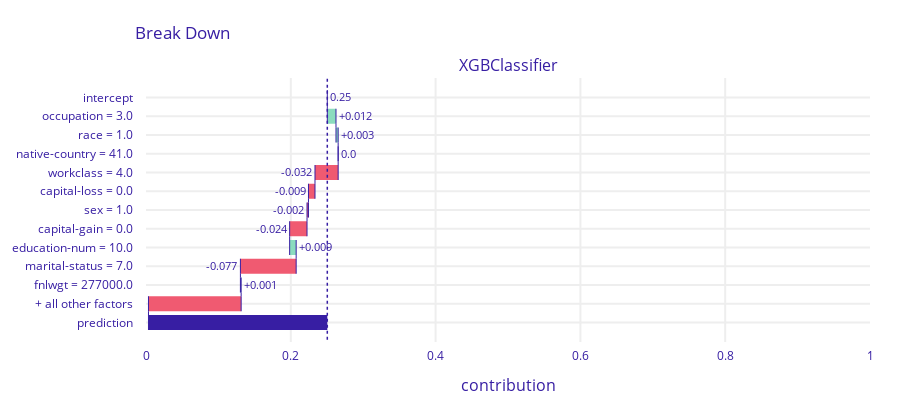

Source (notebook cell):
### Code cell
exp.predict_parts(test_set.iloc[9, :], type='break_down').plot(min_max=[0,1])

### Figure 1 — Plotly figure (JSON) as saved in the notebook; plotly's stock layout.template omitted (floating-point values rounded to 4 significant figures)
{"data": [{"base": 0.2504, "connector": {"line": {"color": "#371ea3", "dash": "solid", "width": 1}, "mode": "spanning"}, "decreasing": {"marker": {"color": "#f05a71"}}, "hoverinfo": "text+delta", "hoverlabel": {"bgcolor": "rgba(0,0,0,0.8)"}, "hovertext": ["Average response: 0.25<br>Prediction: 0.0", "occupation = 3.0<br>increases average response by", "race = 1.0<br>increases average response by", "native-country = 41.0<br>decreases average response by", "workclass = 4.0<br>decreases average response by", "capital-loss = 0.0<br>decreases average response by", "sex = 1.0<br>decreases average response by", "capital-gain = 0.0<br>decreases average response by", "education-num = 10.0<br>increases average response by", "marital-status = 7.0<br>decreases average response by", "fnlwgt = 277000.0<br>increases average response by", "+ all other factors<br>decreases average response by", "Average response: 0.25<br>Prediction: 0.0"], "increasing": {"marker": {"color": "#8bdcbe"}}, "measure": ["relative", "relative", "relative", "relative", "relative", "relative", "relative", "relative", "relative", "relative", "relative", "relative", "total"], "orientation": "h", "showlegend": false, "text": ["0.25", "+0.012", "+0.003", "0.0", "-0.032", "-0.009", "-0.002", "-0.024", "+0.009", "-0.077", "+0.001", "-0.128", "0.0"], "textposition": "outside", "totals": {"marker": {"color": "#371ea3"}}, "type": "waterfall", "x": [0, 0.012, 0.003, 0, -0.032, -0.009, -0.002, -0.024, 0.009, -0.077, 0.001, -0.128, -0.25], "xaxis": "x", "y": ["intercept", "occupation = 3.0", "race = 1.0", "native-country = 41.0", "workclass = 4.0", "capital-loss = 0.0", "sex = 1.0", "capital-gain = 0.0", "education-num = 10.0", "marital-status = 7.0", "fnlwgt = 277000.0", "+ all other factors", "prediction"], "yaxis": "y"}], "layout": {"annotations": [{"font": {"size": 16}, "showarrow": false, "text": "XGBClassifier", "x": 0.5, "xanchor": "center", "xref": "paper", "y": 1, "yanchor": "bottom", "yref": "paper"}, {"font": {"size": 16}, "showarrow": false, "text": "contribution", "x": 0.5, "xanchor": "center", "xref": "paper", "y": 0, "yanchor": "top", "yref": "paper", "yshift": -30}], "font": {"color": "#371ea3"}, "height": 413, "margin": {"b": 71, "r": 30, "t": 78}, "shapes": [{"line": {"color": "#371ea3", "dash": "dot", "width": 1.5}, "type": "line", "x0": 0.2504, "x1": 0.2504, "xref": "x", "y0": -1, "y1": 13, "yref": "y"}], "title": {"text": "Break Down", "x": 0.15}, "xaxis": {"anchor": "y", "automargin": true, "domain": [0, 1], "fixedrange": true, "gridwidth": 2, "range": [0, 1], "tickcolor": "white", "ticklen": 3, "ticks": "outside", "type": "linear", "zeroline": false}, "yaxis": {"anchor": "x", "automargin": true, "autorange": "reversed", "domain": [0, 1], "fixedrange": true, "gridwidth": 2, "tickcolor": "white", "ticklen": 10, "ticks": "outside", "type": "category"}}}
